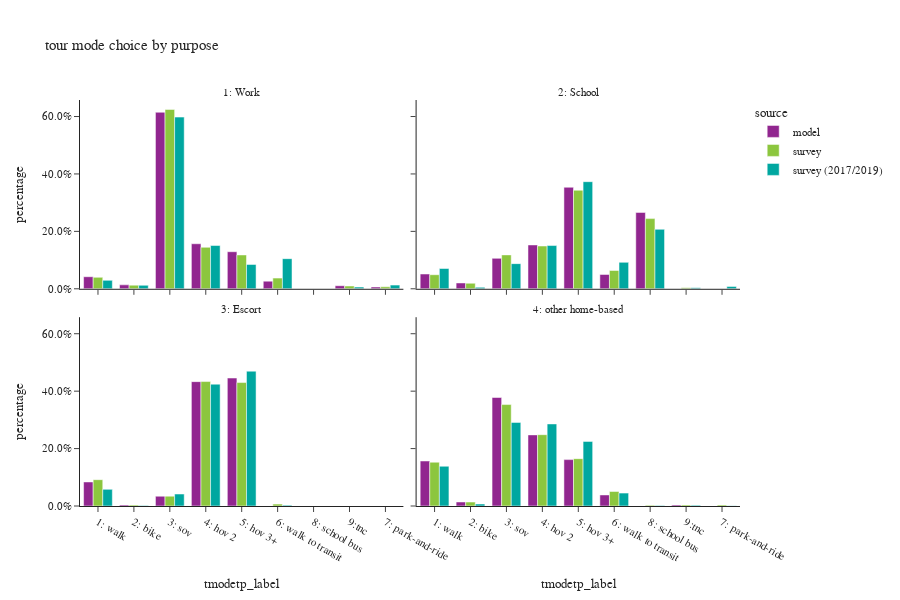

The code cell stored with this chart in its notebook:
### Code cell
# plot mode choice by purpose
all_tour = df_tour.filter(pl.col('parent') == 0)
plot_mode_choice(all_tour,"tour mode choice by purpose")

### Figure 1 — Plotly figure (JSON) as saved in the notebook; plotly's stock layout.template omitted (floating-point values rounded to 4 significant figures)
{"data": [{"alignmentgroup": "True", "customdata": [[61988], [39172], [231488], [190545], [907556], [20277], [15798], [30], [9179]], "hovertemplate": "source=model<br>pdpurp_label=1: Work<br>tmodetp_label=%{x}<br>percentage=%{y}<br>sample_count=%{customdata[0]}<extra></extra>", "legendgroup": "model", "marker": {"color": "#91268F", "pattern": {"shape": ""}}, "name": "model", "offsetgroup": "model", "orientation": "v", "showlegend": true, "textposition": "auto", "type": "bar", "x": ["1: walk", "6: walk to transit", "4: hov 2", "5: hov 3+", "3: sov", "2: bike", "9:tnc", null, "7: park-and-ride"], "xaxis": "x3", "y": [0.042, 0.02654, 0.1568, 0.1291, 0.6149, 0.01374, 0.0107, 2.032e-05, 0.006219], "yaxis": "y3"}, {"alignmentgroup": "True", "customdata": [[1], [10], [184135], [79546], [55219], [10581], [26830], [138504], [25987]], "hovertemplate": "source=model<br>pdpurp_label=2: School<br>tmodetp_label=%{x}<br>percentage=%{y}<br>sample_count=%{customdata[0]}<extra></extra>", "legendgroup": "model", "marker": {"color": "#91268F", "pattern": {"shape": ""}}, "name": "model", "offsetgroup": "model", "orientation": "v", "showlegend": false, "textposition": "auto", "type": "bar", "x": [null, "9:tnc", "5: hov 3+", "4: hov 2", "3: sov", "2: bike", "1: walk", "8: school bus", "6: walk to transit"], "xaxis": "x4", "y": [1.92e-06, 1.92e-05, 0.3536, 0.1527, 0.106, 0.02032, 0.05152, 0.2659, 0.0499], "yaxis": "y4"}, {"alignmentgroup": "True", "customdata": [[14], [54373], [22081], [2185], [281134], [289284]], "hovertemplate": "source=model<br>pdpurp_label=3: Escort<br>tmodetp_label=%{x}<br>percentage=%{y}<br>sample_count=%{customdata[0]}<extra></extra>", "legendgroup": "model", "marker": {"color": "#91268F", "pattern": {"shape": ""}}, "name": "model", "offsetgroup": "model", "orientation": "v", "showlegend": false, "textposition": "auto", "type": "bar", "x": [null, "1: walk", "3: sov", "2: bike", "4: hov 2", "5: hov 3+"], "xaxis": "x", "y": [2.157e-05, 0.08377, 0.03402, 0.003366, 0.4331, 0.4457], "yaxis": "y"}, {"alignmentgroup": "True", "customdata": [[60], [10173], [459111], [703903], [1073963], [39939], [445552], [109506]], "hovertemplate": "source=model<br>pdpurp_label=4: other home-based<br>tmodetp_label=%{x}<br>percentage=%{y}<br>sample_count=%{customdata[0]}<extra></extra>", "legendgroup": "model", "marker": {"color": "#91268F", "pattern": {"shape": ""}}, "name": "model", "offsetgroup": "model", "orientation": "v", "showlegend": false, "textposition": "auto", "type": "bar", "x": [null, "9:tnc", "5: hov 3+", "4: hov 2", "3: sov", "2: bike", "1: walk", "6: walk to transit"], "xaxis": "x2", "y": [2.111e-05, 0.003579, 0.1615, 0.2477, 0.3779, 0.01405, 0.1568, 0.03853], "yaxis": "y2"}, {"alignmentgroup": "True", "customdata": [[241], [366], [254], [108], [1405], [136], [23], [15], [28]], "hovertemplate": "source=survey<br>pdpurp_label=1: Work<br>tmodetp_label=%{x}<br>percentage=%{y}<br>sample_count=%{customdata[0]}<extra></extra>", "legendgroup": "survey", "marker": {"color": "#8CC63E", "pattern": {"shape": ""}}, "name": "survey", "offsetgroup": "survey", "orientation": "v", "showlegend": true, "textposition": "auto", "type": "bar", "x": ["1: walk", "6: walk to transit", "4: hov 2", "5: hov 3+", "3: sov", "2: bike", "9:tnc", null, "7: park-and-ride"], "xaxis": "x3", "y": [0.0399, 0.0372, 0.1445, 0.1179, 0.6247, 0.01269, 0.009714, 0.0064, 0.007049], "yaxis": "y3"}, {"alignmentgroup": "True", "customdata": [[4], [3], [159], [61], [76], [47], [22], [189], [93]], "hovertemplate": "source=survey<br>pdpurp_label=2: School<br>tmodetp_label=%{x}<br>percentage=%{y}<br>sample_count=%{customdata[0]}<extra></extra>", "legendgroup": "survey", "marker": {"color": "#8CC63E", "pattern": {"shape": ""}}, "name": "survey", "offsetgroup": "survey", "orientation": "v", "showlegend": false, "textposition": "auto", "type": "bar", "x": ["9:tnc", null, "8: school bus", "6: walk to transit", "1: walk", "3: sov", "2: bike", "5: hov 3+", "4: hov 2"], "xaxis": "x4", "y": [0.00329, 0.009809, 0.2444, 0.06381, 0.04906, 0.1181, 0.01933, 0.3432, 0.149], "yaxis": "y4"}, {"alignmentgroup": "True", "customdata": [[3], [1], [45], [15], [342], [252], [11], [3], [102]], "hovertemplate": "source=survey<br>pdpurp_label=3: Escort<br>tmodetp_label=%{x}<br>percentage=%{y}<br>sample_count=%{customdata[0]}<extra></extra>", "legendgroup": "survey", "marker": {"color": "#8CC63E", "pattern": {"shape": ""}}, "name": "survey", "offsetgroup": "survey", "orientation": "v", "showlegend": false, "textposition": "auto", "type": "bar", "x": [null, "9:tnc", "3: sov", "2: bike", "4: hov 2", "5: hov 3+", "6: walk to transit", "8: school bus", "1: walk"], "xaxis": "x", "y": [0.0004713, 1.057e-05, 0.0343, 0.003116, 0.4335, 0.43, 0.006584, 0.0003998, 0.09166], "yaxis": "y"}, {"alignmentgroup": "True", "customdata": [[22], [28], [34], [2088], [156], [655], [1241], [7], [330], [1717]], "hovertemplate": "source=survey<br>pdpurp_label=4: other home-based<br>tmodetp_label=%{x}<br>percentage=%{y}<br>sample_count=%{customdata[0]}<extra></extra>", "legendgroup": "survey", "marker": {"color": "#8CC63E", "pattern": {"shape": ""}}, "name": "survey", "offsetgroup": "survey", "orientation": "v", "showlegend": false, "textposition": "auto", "type": "bar", "x": ["7: park-and-ride", null, "9:tnc", "3: sov", "2: bike", "5: hov 3+", "4: hov 2", "8: school bus", "6: walk to transit", "1: walk"], "xaxis": "x2", "y": [0.003543, 0.006728, 0.003658, 0.3533, 0.01372, 0.1649, 0.2484, 0.002599, 0.05056, 0.1526], "yaxis": "y2"}, {"alignmentgroup": "True", "customdata": [[124], [101], [88], [2462], [8], [797], [3253], [240], [926], [386]], "hovertemplate": "source=survey (2017/2019)<br>pdpurp_label=1: Work<br>tmodetp_label=%{x}<br>percentage=%{y}<br>sample_count=%{customdata[0]}<extra></extra>", "legendgroup": "survey (2017/2019)", "marker": {"color": "#00A7A0", "pattern": {"shape": ""}}, "name": "survey (2017/2019)", "offsetgroup": "survey (2017/2019)", "orientation": "v", "showlegend": true, "textposition": "auto", "type": "bar", "x": ["9:tnc", "7: park-and-ride", null, "6: walk to transit", "8: school bus", "1: walk", "3: sov", "2: bike", "4: hov 2", "5: hov 3+"], "xaxis": "x3", "y": [0.005969, 0.01278, 0.001039, 0.1049, 0.0002903, 0.0294, 0.598, 0.01212, 0.1507, 0.0848], "yaxis": "y3"}, {"alignmentgroup": "True", "customdata": [[20], [3], [12], [449], [284], [114], [37], [190], [250], [288]], "hovertemplate": "source=survey (2017/2019)<br>pdpurp_label=2: School<br>tmodetp_label=%{x}<br>percentage=%{y}<br>sample_count=%{customdata[0]}<extra></extra>", "legendgroup": "survey (2017/2019)", "marker": {"color": "#00A7A0", "pattern": {"shape": ""}}, "name": "survey (2017/2019)", "offsetgroup": "survey (2017/2019)", "orientation": "v", "showlegend": false, "textposition": "auto", "type": "bar", "x": [null, "7: park-and-ride", "9:tnc", "5: hov 3+", "4: hov 2", "3: sov", "2: bike", "1: walk", "8: school bus", "6: walk to transit"], "xaxis": "x4", "y": [0.002037, 0.008271, 0.00344, 0.3731, 0.1506, 0.08761, 0.005036, 0.07065, 0.2071, 0.0921], "yaxis": "y4"}, {"alignmentgroup": "True", "customdata": [[652], [489], [45], [8], [163], [28], [3], [8], [1]], "hovertemplate": "source=survey (2017/2019)<br>pdpurp_label=3: Escort<br>tmodetp_label=%{x}<br>percentage=%{y}<br>sample_count=%{customdata[0]}<extra></extra>", "legendgroup": "survey (2017/2019)", "marker": {"color": "#00A7A0", "pattern": {"shape": ""}}, "name": "survey (2017/2019)", "offsetgroup": "survey (2017/2019)", "orientation": "v", "showlegend": false, "textposition": "auto", "type": "bar", "x": ["4: hov 2", "5: hov 3+", "3: sov", "2: bike", "1: walk", "6: walk to transit", "8: school bus", null, "9:tnc"], "xaxis": "x", "y": [0.4244, 0.4696, 0.04171, 0.001555, 0.05794, 0.002982, 0.0003248, 0.00149, 2.532e-05], "yaxis": "y"}, {"alignmentgroup": "True", "customdata": [[1567], [2371], [2959], [133], [2970], [26], [877], [87], [29], [126]], "hovertemplate": "source=survey (2017/2019)<br>pdpurp_label=4: other home-based<br>tmodetp_label=%{x}<br>percentage=%{y}<br>sample_count=%{customdata[0]}<extra></extra>", "legendgroup": "survey (2017/2019)", "marker": {"color": "#00A7A0", "pattern": {"shape": ""}}, "name": "survey (2017/2019)", "offsetgroup": "survey (2017/2019)", "orientation": "v", "showlegend": false, "textposition": "auto", "type": "bar", "x": ["5: hov 3+", "4: hov 2", "3: sov", "2: bike", "1: walk", "8: school bus", "6: walk to transit", null, "7: park-and-ride", "9:tnc"], "xaxis": "x2", "y": [0.225, 0.2859, 0.2911, 0.007006, 0.1384, 0.00188, 0.04487, 0.001825, 0.001244, 0.002704], "yaxis": "y2"}], "layout": {"annotations": [{"font": {}, "showarrow": false, "text": "3: Escort", "x": 0.245, "xanchor": "center", "xref": "paper", "y": 0.465, "yanchor": "bottom", "yref": "paper"}, {"font": {}, "showarrow": false, "text": "4: other home-based", "x": 0.755, "xanchor": "center", "xref": "paper", "y": 0.465, "yanchor": "bottom", "yref": "paper"}, {"font": {}, "showarrow": false, "text": "1: Work", "x": 0.245, "xanchor": "center", "xref": "paper", "y": 1.0, "yanchor": "bottom", "yref": "paper"}, {"font": {}, "showarrow": false, "text": "2: School", "x": 0.755, "xanchor": "center", "xref": "paper", "y": 1.0, "yanchor": "bottom", "yref": "paper"}], "barmode": "group", "font": {"size": 11}, "height": 600, "legend": {"title": {"text": "source"}, "tracegroupgap": 0}, "title": {"text": "tour mode choice by purpose"}, "width": 900, "xaxis": {"anchor": "y", "categoryorder": "category ascending", "domain": [0.0, 0.49], "dtick": 1, "title": {"text": "tmodetp_label"}}, "xaxis2": {"anchor": "y2", "domain": [0.51, 1.0], "matches": "x", "title": {"text": "tmodetp_label"}}, "xaxis3": {"anchor": "y3", "domain": [0.0, 0.49], "matches": "x", "showticklabels": false}, "xaxis4": {"anchor": "y4", "domain": [0.51, 1.0], "matches": "x", "showticklabels": false}, "yaxis": {"anchor": "x", "domain": [0.0, 0.465], "tickformat": ".1%", "title": {"text": "percentage"}}, "yaxis2": {"anchor": "x2", "domain": [0.0, 0.465], "matches": "y", "showticklabels": false, "tickformat": ".1%"}, "yaxis3": {"anchor": "x3", "domain": [0.535, 1.0], "matches": "y", "tickformat": ".1%", "title": {"text": "percentage"}}, "yaxis4": {"anchor": "x4", "domain": [0.535, 1.0], "matches": "y", "showticklabels": false, "tickformat": ".1%"}}}
